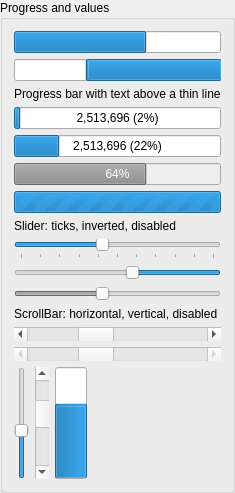
<widget class="QGroupBox" name="valuesGroup"><property name="title"><string>Progress and values</string></property><layout class="QVBoxLayout" name="valuesLayout">
           <item><widget class="QProgressBar" name="progressBar"><property name="value"><number>64</number></property><property name="textVisible"><bool>false</bool></property></widget></item>
           <item><widget class="QProgressBar" name="invertedProgressBar"><property name="value"><number>64</number></property><property name="textVisible"><bool>false</bool></property><property name="invertedAppearance"><bool>true</bool></property></widget></item>
           <item><widget class="QLabel" name="textProgressDescription"><property name="text"><string>Progress bar with text above a thin line</string></property></widget></item>
           <item><widget class="QProgressBar" name="textProgressBar"><property name="maximum"><number>10000</number></property><property name="value"><number>290</number></property><property name="format"><string>2,513,696 (%p%)</string></property></widget></item>
           <item><widget class="QProgressBar" name="textProgressBarHalf"><property name="maximum"><number>10000</number></property><property name="value"><number>2200</number></property><property name="format"><string>2,513,696 (%p%)</string></property></widget></item>
           <item><widget class="QProgressBar" name="disabledTextProgressBar"><property name="enabled"><bool>false</bool></property><property name="value"><number>64</number></property><property name="format"><string>%p%</string></property></widget></item>
           <item><widget class="QProgressBar" name="indeterminateProgress"><property name="minimum"><number>0</number></property><property name="maximum"><number>0</number></property><property name="textVisible"><bool>false</bool></property></widget></item>
          <item><widget class="QLabel" name="sliderDescription"><property name="text"><string>Slider: ticks, inverted, disabled</string></property></widget></item><item><widget class="QSlider" name="gallerySlider"><property name="maximum"><number>100</number></property><property name="value"><number>42</number></property><property name="orientation"><enum>Qt::Horizontal</enum></property><property name="tickPosition"><enum>QSlider::TicksBelow</enum></property><property name="tickInterval"><number>10</number></property></widget></item>
          <item><widget class="QSlider" name="invertedSlider"><property name="maximum"><number>100</number></property><property name="value"><number>42</number></property><property name="orientation"><enum>Qt::Horizontal</enum></property><property name="invertedAppearance"><bool>true</bool></property></widget></item><item><widget class="QSlider" name="disabledSlider"><property name="enabled"><bool>false</bool></property><property name="maximum"><number>100</number></property><property name="value"><number>42</number></property><property name="orientation"><enum>Qt::Horizontal</enum></property></widget></item>
          <item><widget class="QLabel" name="scrollDescription"><property name="text"><string>ScrollBar: horizontal, vertical, disabled</string></property></widget></item><item><widget class="QScrollBar" name="horizontalScrollBar"><property name="maximum"><number>100</number></property><property name="pageStep"><number>24</number></property><property name="value"><number>35</number></property><property name="orientation"><enum>Qt::Horizontal</enum></property></widget></item><item><widget class="QScrollBar" name="disabledScrollBar"><property name="enabled"><bool>false</bool></property><property name="maximum"><number>100</number></property><property name="pageStep"><number>24</number></property><property name="value"><number>35</number></property><property name="orientation"><enum>Qt::Horizontal</enum></property></widget></item>
          <item><layout class="QHBoxLayout" name="verticalValuesLayout"><item><widget class="QSlider" name="verticalSlider"><property name="minimumSize"><size><width>0</width><height>112</height></size></property><property name="maximum"><number>100</number></property><property name="value"><number>42</number></property><property name="orientation"><enum>Qt::Vertical</enum></property></widget></item><item><widget class="QScrollBar" name="verticalScrollBar"><property name="minimumSize"><size><width>0</width><height>112</height></size></property><property name="maximum"><number>100</number></property><property name="pageStep"><number>24</number></property><property name="value"><number>35</number></property><property name="orientation"><enum>Qt::Vertical</enum></property></widget></item><item><widget class="QProgressBar" name="verticalProgressBar"><property name="minimumSize"><size><width>32</width><height>112</height></size></property><property name="value"><number>64</number></property><property name="textVisible"><bool>false</bool></property><property name="orientation"><enum>Qt::Vertical</enum></property></widget></item><item><spacer name="verticalValuesSpacer"><property name="orientation"><enum>Qt::Horizontal</enum></property><property name="sizeHint"><size><width>40</width><height>20</height></size></property></spacer></item></layout></item>
          </layout></widget>
